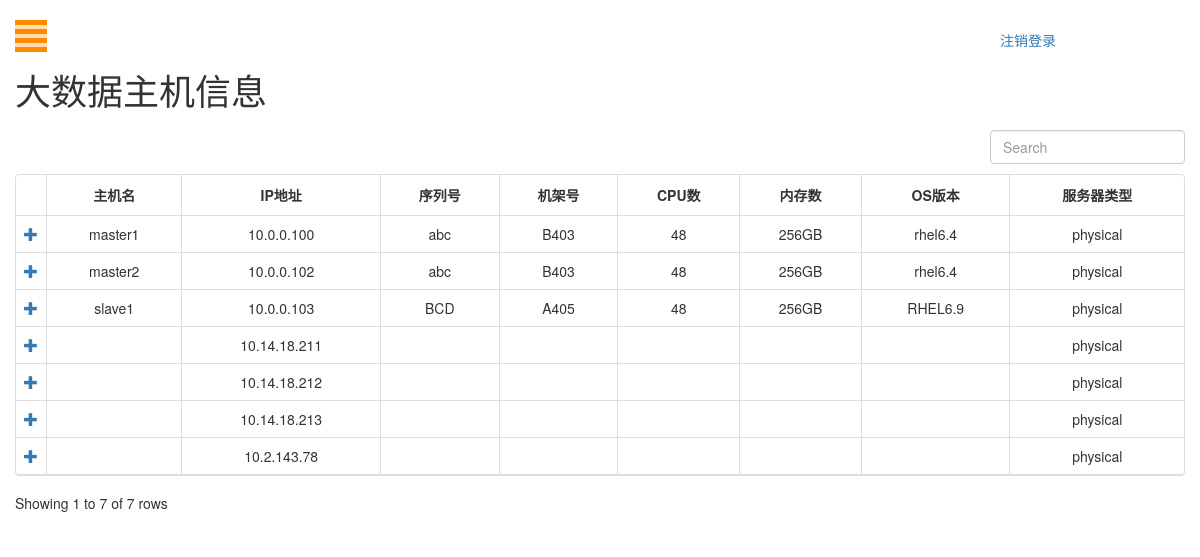
/host (signed in), run on an earlier commit of the app's database.
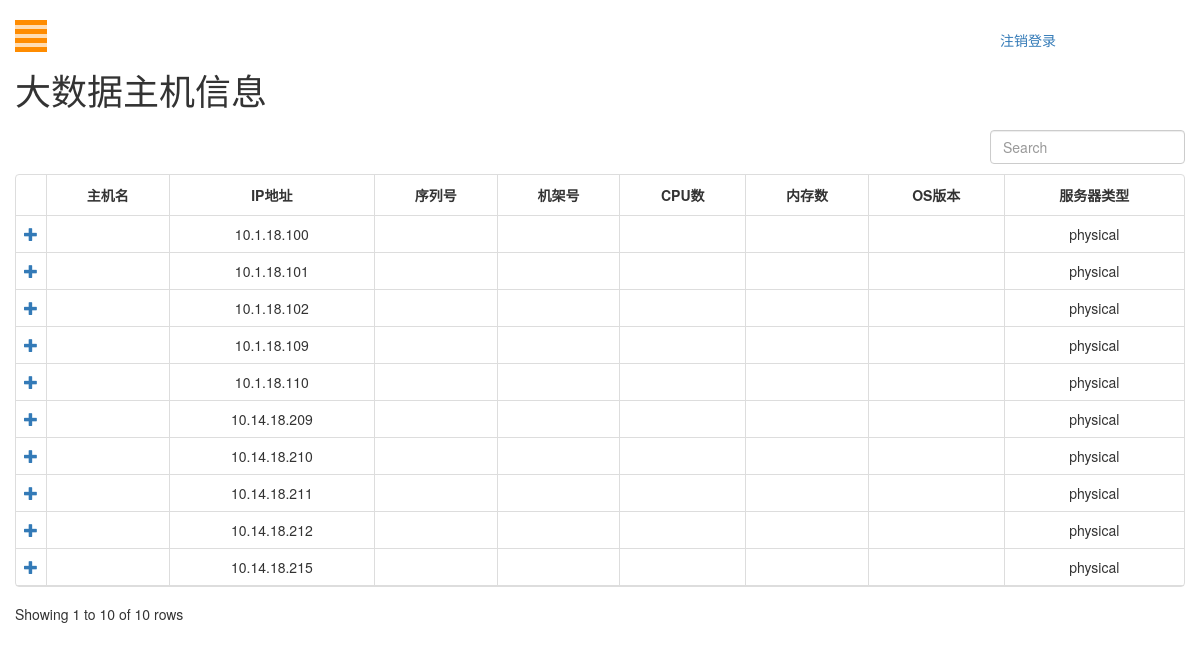
And on a later commit of the database.
### cmdb/models.py (models this page shows, shortened)
class HostBasicInfo(models.Model):
    host_name = models.CharField(max_length=30,  null=True, default="", blank=True)
    ip_address = models.CharField(max_length=16)
    serial = models.CharField(max_length=10, null=True, default="", blank=True)
    rack_id = models.CharField(max_length=10, null=True, default="", blank=True)
    num_cpu = models.CharField(max_length=10, default="")
    num_mem = models.CharField(max_length=10, default="")
    os_version = models.CharField(max_length=30, null=True, default="", blank=True)
    SERVER_TYPE = [('physical', 'physical'), ('virtual', 'virtual')]
    machine_type = models.CharField(max_length=10, choices=SERVER_TYPE, default="physical")

### cmdb/views.py (the view)
# urls.py: url(r'^host', HostInfoView, name='cluster'),
@login_required(login_url="/login")
def HostInfoView(request):
    AllhostObject = HostBasicInfo.objects.all().order_by(HostInfoFields.F_HOST_IP)
    return render(request, 'host.html', {"AllhostObject": AllhostObject})

### templates/host.html (shortened to what this page needs)
{% load static %}
<!DOCTYPE html>
<html lang="zh">
<head>
    <link rel="stylesheet" type="text/css" href="{% static 'css/bootstrap.css' %}">
    <link rel="stylesheet" type="text/css" href="{% static 'css/style.css' %}">
    <link rel="stylesheet" type="text/css" href="{% static 'bootstraptable/bootstrap-table.min.css' %}">
</head>
<body>
<div id="wrapper">
    <div id="page-content-wrapper">
        <button type="button" class="hamburger is-closed animated fadeInLeft" data-toggle="offcanvas">
            <span class="hamb-top"></span>
            <span class="hamb-middle"></span>
            <span class="hamb-bottom"></span>
        </button>
        <a class="col-md-offset-10" href="{% url 'logout' %}">注销登录</a>
        <div class="container">
            <div class="row">
                <h1>大数据主机信息</h1>
            </div>
            <div class="row">
                <table id="hdfs-table"
                       data-toggle="table"
                       data-pagination="true"
                       data-search="true"
                       data-detail-view="true"
                       data-detail-formatter="detailFormatter">
                    <thead>
                    <tr>
                        <th>主机名</th>
                        <th data-field="name">IP地址</th>
                        <th>序列号</th>
                        <th>机架号</th>
                        <th>CPU数</th>
                        <th>内存数</th>
                        <th>OS版本</th>
                        <th>服务器类型</th>
                    </tr>
                    </thead>
                    <tbody>
                    {% for object in AllhostObject %}
                        <tr>
                            <td>{{ object.host_name }}</td>
                            <td data-field="name">{{ object.ip_address }}</td>
                            <td>{{ object.serial }}</td>
                            <td>{{ object.rack_id }}</td>
                            <td>{{ object.num_cpu }}</td>
                            <td>{{ object.num_mem }}</td>
                            <td>{{ object.os_version }}</td>
                            <td>{{ object.machine_type }}</td>
                        </tr>
                    {% endfor %}
                    </tbody>
                </table>
            </div>
        </div>
    </div>
</div>
</body>
</html>

What changed in the data, as far as the page shows it:
removed HostBasicInfo: host_name "master1", ip_address "10.0.0.100", serial "abc", rack_id "B403", num_cpu "48", num_mem "256GB", os_version "rhel6.4", machine_type "physical"
removed HostBasicInfo: host_name "master2", ip_address "10.0.0.102", serial "abc", rack_id "B403", num_cpu "48", num_mem "256GB", os_version "rhel6.4", machine_type "physical"
removed HostBasicInfo: host_name "slave1", ip_address "10.0.0.103", serial "BCD", rack_id "A405", num_cpu "48", num_mem "256GB", os_version "RHEL6.9", machine_type "physical"
added HostBasicInfo: ip_address "10.1.18.100", machine_type "physical"
added HostBasicInfo: ip_address "10.1.18.101", machine_type "physical"
added HostBasicInfo: ip_address "10.1.18.102", machine_type "physical"
added HostBasicInfo: ip_address "10.1.18.109", machine_type "physical"
added HostBasicInfo: ip_address "10.1.18.110", machine_type "physical"
changed HostBasicInfo (number 6 of 10 on the later page): ip_address "10.2.143.78" → "10.14.18.209"; moves up the list
changed HostBasicInfo (number 7 of 10 on the later page): ip_address "10.14.18.211" → "10.14.18.210"
changed HostBasicInfo (number 8 of 10 on the later page): ip_address "10.14.18.212" → "10.14.18.211"
changed HostBasicInfo (number 9 of 10 on the later page): ip_address "10.14.18.213" → "10.14.18.212"
added HostBasicInfo: ip_address "10.14.18.215", machine_type "physical"
Also different on the page:
text written by a page script: "Showing 1 to 7 of 7 rows" → "Showing 1 to 10 of 10 rows"
